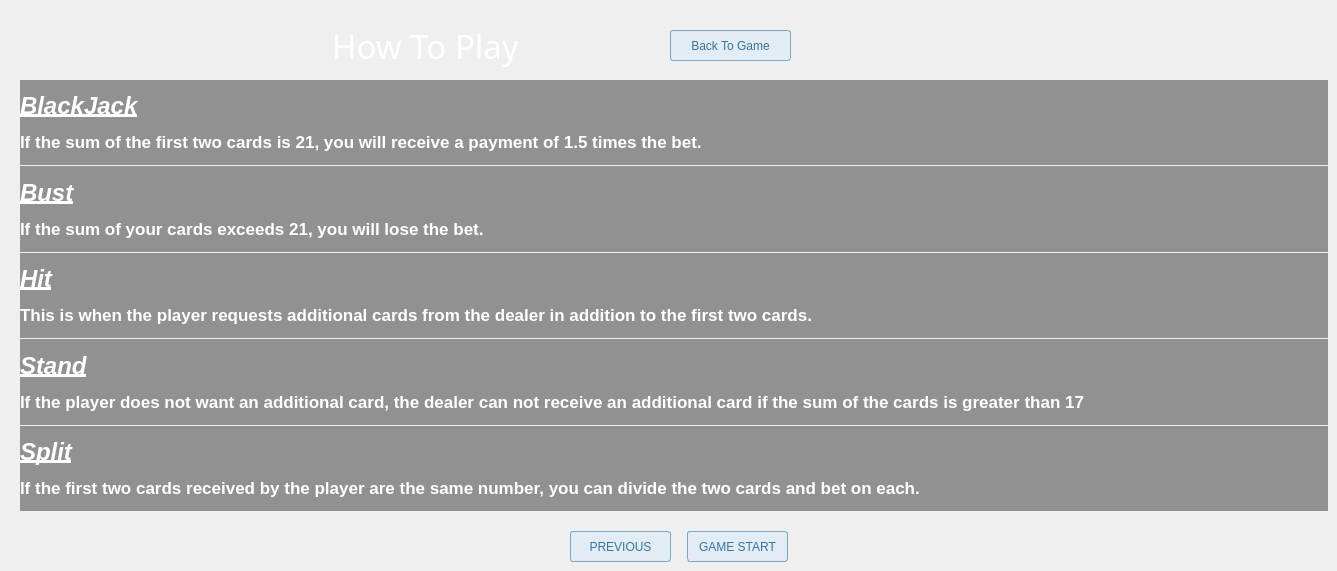
    <widget class="QWidget" name="ruleDetailPage">
     <widget class="QLabel" name="howtoplayLabel_2">
      <property name="geometry">
       <rect>
        <x>290</x>
        <y>20</y>
        <width>271</width>
        <height>51</height>
       </rect>
      </property>
      <property name="font">
       <font>
        <family>Arial Black</family>
        <pointsize>25</pointsize>
       </font>
      </property>
      <property name="styleSheet">
       <string notr="true">QLabel {
	color: white;
}</string>
      </property>
      <property name="text">
       <string>How To Play</string>
      </property>
      <property name="alignment">
       <set>Qt::AlignCenter</set>
      </property>
     </widget>
     <widget class="QWidget" name="layoutWidget">
      <property name="geometry">
       <rect>
        <x>20</x>
        <y>80</y>
        <width>1308</width>
        <height>431</height>
       </rect>
      </property>
      <layout class="QVBoxLayout" name="verticalLayout">
       <property name="spacing">
        <number>1</number>
       </property>
       <property name="rightMargin">
        <number>0</number>
       </property>
       <item>
        <widget class="QLabel" name="blackJackLable">
         <property name="font">
          <font>
           <pointsize>13</pointsize>
          </font>
         </property>
         <property name="styleSheet">
          <string notr="true">QLabel {
	color: white;
	border: solid 10px grey;  
	background-color: rgba(0, 0, 0, 100); 
}

</string>
         </property>
         <property name="text">
          <string>&lt;html&gt;&lt;head/&gt;&lt;body&gt;&lt;p&gt;&lt;span style=&quot; font-size:18pt; font-weight:700; font-style:italic; text-decoration: underline;&quot;&gt;BlackJack&lt;/span&gt;&lt;/p&gt;&lt;p&gt;&lt;span style=&quot; font-weight:700;&quot;&gt;If the sum of the first two cards is 21, you will receive a payment of 1.5 times the bet.&lt;/span&gt;&lt;/p&gt;&lt;/body&gt;&lt;/html&gt;</string>
         </property>
        </widget>
       </item>
       <item>
        <widget class="QLabel" name="bustLable">
         <property name="font">
          <font>
           <pointsize>13</pointsize>
          </font>
         </property>
         <property name="styleSheet">
          <string notr="true">QLabel {
	color: white;
	border: solid 10px grey;  
	background-color: rgba(0, 0, 0, 100); 
}

</string>
         </property>
         <property name="text">
          <string>&lt;html&gt;&lt;head/&gt;&lt;body&gt;&lt;p&gt;&lt;span style=&quot; font-size:18pt; font-weight:700; font-style:italic; text-decoration: underline;&quot;&gt;Bust&lt;/span&gt;&lt;/p&gt;&lt;p&gt;&lt;span style=&quot; font-weight:700;&quot;&gt;If the sum of your cards exceeds 21, you will lose the bet.&lt;/span&gt;&lt;/p&gt;&lt;/body&gt;&lt;/html&gt;</string>
         </property>
        </widget>
       </item>
       <item>
        <widget class="QLabel" name="hitLable">
         <property name="font">
          <font>
           <pointsize>13</pointsize>
          </font>
         </property>
         <property name="styleSheet">
          <string notr="true">QLabel {
	color: white;
	border: solid 10px grey;  
	background-color: rgba(0, 0, 0, 100); 
}

</string>
         </property>
         <property name="text">
          <string>&lt;html&gt;&lt;head/&gt;&lt;body&gt;&lt;p&gt;&lt;span style=&quot; font-size:18pt; font-weight:700; font-style:italic; text-decoration: underline;&quot;&gt;Hit&lt;/span&gt;&lt;/p&gt;&lt;p&gt;&lt;span style=&quot; font-weight:700;&quot;&gt;This is when the player requests additional cards from the dealer in addition to the first two cards.&lt;/span&gt;&lt;/p&gt;&lt;/body&gt;&lt;/html&gt;</string>
         </property>
        </widget>
       </item>
       <item>
        <widget class="QLabel" name="standLable">
         <property name="font">
          <font>
           <pointsize>13</pointsize>
          </font>
         </property>
         <property name="styleSheet">
          <string notr="true">QLabel {
	color: white;
	border: solid 10px grey;  
	background-color: rgba(0, 0, 0, 100); 
}

</string>
         </property>
         <property name="text">
          <string>&lt;html&gt;&lt;head/&gt;&lt;body&gt;&lt;p&gt;&lt;span style=&quot; font-size:18pt; font-weight:700; font-style:italic; text-decoration: underline;&quot;&gt;Stand&lt;/span&gt;&lt;/p&gt;&lt;p&gt;&lt;span style=&quot; font-weight:700;&quot;&gt;If the player does not want an additional card, the dealer can not receive an additional card if the sum of the cards is greater than 17&lt;/span&gt;&lt;/p&gt;&lt;/body&gt;&lt;/html&gt;</string>
         </property>
        </widget>
       </item>
       <item>
        <widget class="QLabel" name="splitLable">
         <property name="font">
          <font>
           <pointsize>13</pointsize>
          </font>
         </property>
         <property name="styleSheet">
          <string notr="true">QLabel {
	color: white;
	border: solid 10px grey;  
	background-color: rgba(0, 0, 0, 100); 
}

</string>
         </property>
         <property name="text">
          <string>&lt;html&gt;&lt;head/&gt;&lt;body&gt;&lt;p&gt;&lt;span style=&quot; font-size:18pt; font-weight:700; font-style:italic; text-decoration: underline;&quot;&gt;Split&lt;/span&gt;&lt;/p&gt;&lt;p&gt;&lt;span style=&quot; font-weight:700;&quot;&gt;If the first two cards received by the player are the same number, you can divide the two cards and bet on each.&lt;/span&gt;&lt;/p&gt;&lt;/body&gt;&lt;/html&gt;</string>
         </property>
        </widget>
       </item>
      </layout>
     </widget>
     <widget class="QPushButton" name="backtogameButton">
      <property name="geometry">
       <rect>
        <x>670</x>
        <y>30</y>
        <width>121</width>
        <height>31</height>
       </rect>
      </property>
      <property name="styleSheet">
       <string notr="true">QPushButton#backtogameButton{
  background-color: #e1ecf4;
  border-radius: 3px;
  border: 1px solid #7aa7c7;
  color: #39739d;
}

QPushButton#backtogameButton:hover{
  background-color: #b3d3ea;
  color: #2c5777;
}

QPushButton#backtogameButton:pressed{
  background-color: #98c6e3;
  color: #2c5777;
}
</string>
      </property>
      <property name="text">
       <string>Back To Game</string>
      </property>
     </widget>
     <widget class="QPushButton" name="gameStartButton">
      <property name="geometry">
       <rect>
        <x>687</x>
        <y>531</y>
        <width>101</width>
        <height>31</height>
       </rect>
      </property>
      <property name="styleSheet">
       <string notr="true">QPushButton#gameStartButton{
  background-color: #e1ecf4;
  border-radius: 3px;
  border: 1px solid #7aa7c7;
  color: #39739d;
}

QPushButton#gameStartButton:hover{
  background-color: #b3d3ea;
  color: #2c5777;
}

QPushButton#gameStartButton:pressed{
  background-color: #98c6e3;
  color: #2c5777;
}
</string>
      </property>
      <property name="text">
       <string>GAME START</string>
      </property>
     </widget>
     <widget class="QPushButton" name="PreviousButton">
      <property name="geometry">
       <rect>
        <x>570</x>
        <y>531</y>
        <width>101</width>
        <height>31</height>
       </rect>
      </property>
      <property name="styleSheet">
       <string notr="true">QPushButton#PreviousButton{
  background-color: #e1ecf4;
  border-radius: 3px;
  border: 1px solid #7aa7c7;
  color: #39739d;
}

QPushButton#PreviousButton:hover{
  background-color: #b3d3ea;
  color: #2c5777;
}

QPushButton#PreviousButton:pressed{
  background-color: #98c6e3;
  color: #2c5777;
}
</string>
      </property>
      <property name="text">
       <string>PREVIOUS</string>
      </property>
     </widget>
    </widget>
